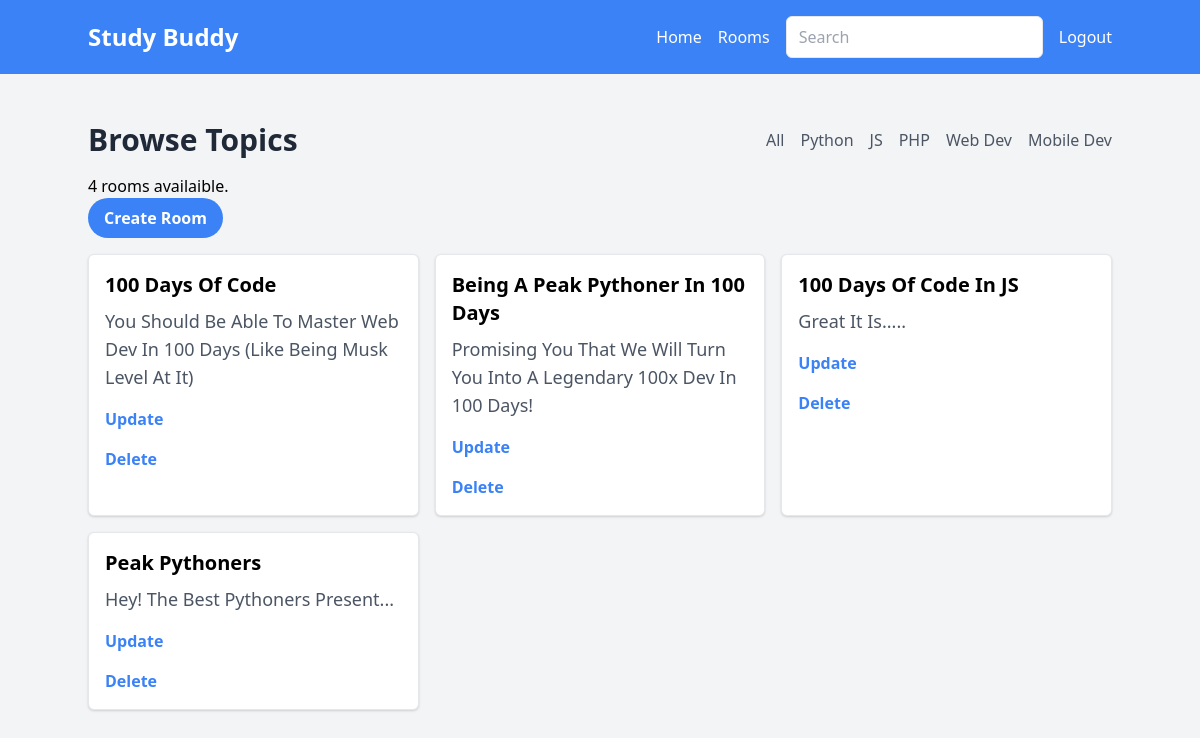
The app's page / (signed in) with its own data.
### base/models.py (models this page shows, shortened)
class Topic(models.Model):
    name = models.CharField(max_length=200)

class Room(models.Model):
    host = models.ForeignKey(User, on_delete=models.SET_NULL, null = True)
    topic = models.ForeignKey(Topic, on_delete=models.SET_NULL, null = True)
    name = models.CharField(max_length=200)
    description = models.TextField(null=True, blank=True)
    participants = models.ManyToManyField(User, related_name="participants", blank=True)
    updated = models.DateTimeField(auto_now=True)
    created = models.DateTimeField(auto_now_add=True)
    class Meta:
        ordering = ["-updated", "-created"]

### base/views.py (the view)
# urls.py: 2. Add a URL to urlpatterns:  path('', views.home, name='home')
def home(request):
    search = request.GET.get("search")
    if search == None or search == "All":
        rooms = Room.objects.all()
    else:
        rooms = Room.objects.filter(
            Q(topic__name__icontains=search) |
            Q(name__icontains=search) |
            Q(description__icontains=search)
        )
    rooms_count = rooms.count()
    topics = Topic.objects.all()
    context = {"rooms" : rooms, "topics": topics, "rooms_count": rooms_count}
    return render(request,  "base/home.html", context)

### base/templates/base/home.html
{% extends "mainlayout.html" %}
{% block content %}
<div class="container mx-auto mt-8">
    <div class="py-4">
        <div class="container mx-auto">
            <div class="flex items-center justify-between">
                <h2 class="text-gray-800 text-3xl font-semibold">Browse Topics</h2>
                <ul class="flex space-x-4">
                    <li>
                        <a href="{% url 'home' %}?search=All" class="text-gray-600 hover:text-indigo-500 hover:underline transition duration-300">All</a>
                    </li>
                    {% for topic in topics %}
                    <li>
                        <a href="{% url 'home' %}?search={{topic.name}}" class="text-gray-600 hover:text-indigo-500 hover:underline transition duration-300">{{topic.name}}</a>
                    </li>
                    {% endfor %}
                </ul>
            </div>
        </div>
    </div>
        <p>{{rooms_count}} rooms availaible.</p>
        <a href="{% url 'create-room' %}" class="bg-blue-500 text-white font-bold py-2 px-4 rounded-full hover:bg-blue-700 hover:shadow-md transition duration-300 mb-4 inline-block">Create Room</a>
    <div class="grid grid-cols-1 md:grid-cols-2 lg:grid-cols-3 gap-4">
        {% for room in rooms %}
            <div class="bg-white border p-4 rounded-md shadow">
                <a href="{% url 'room' room.id %}">
                    <h5 class="text-xl font-bold mb-2">{{ room.name }}</h5>
                    <p class="text-lg text-gray-600">{{ room.description }}</p>
                </a>
                {% if request.user == room.host %}
                <a href="{% url 'update-room' room.id %}" class="mt-4 block text-blue-500 font-semibold hover:underline">Update</a>
                <a href="{% url 'delete-room' room.id %}" class="mt-4 block text-blue-500 font-semibold hover:underline">Delete</a>
                {% endif %}
            </div>
        {% endfor %}
    </div>
</div>
{% endblock content %}

### records on screen
Topic: name "Python"
Topic: name "JS"
Topic: name "PHP"
Topic: name "Web Dev"
Topic: name "Mobile Dev"
Room: name "100 Days Of Code", description "You Should Be Able To Master Web Dev In 100 Days (Like Being Musk Level At It)", shows "Update"
Room: name "Being A Peak Pythoner In 100 Days", description "Promising You That We Will Turn You Into A Legendary 100x Dev In 100 Days!", shows "Update"
Room: name "100 Days Of Code In JS", description "Great It Is.....", shows "Update"
Room: name "Peak Pythoners", description "Hey! The Best Pythoners Present...", shows "Update"

### other values on screen
{{ rooms_count }} "4"
